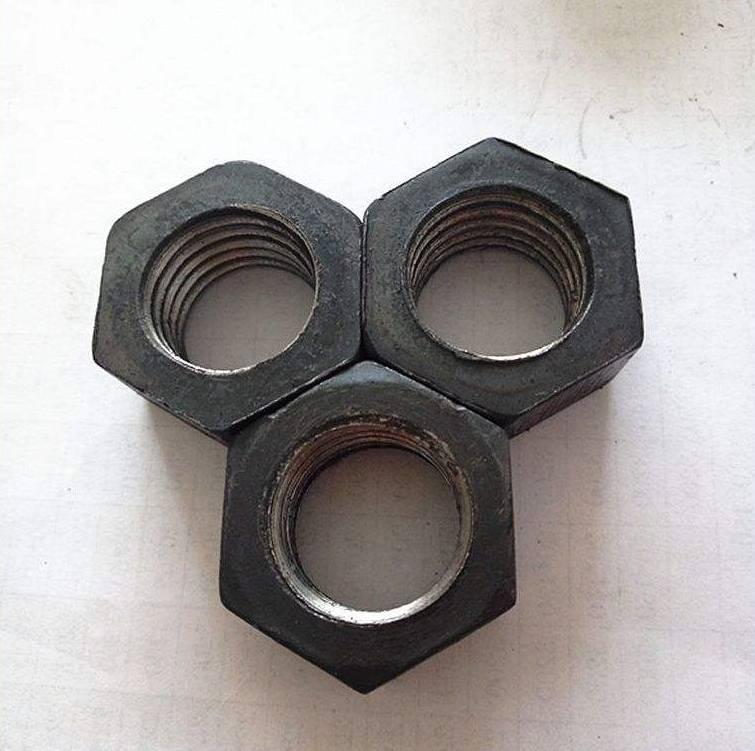
#> input picture Hough/test_imgs/2.jpg, 755 x 751 px
$ python Hough.py
#> lines starting #> are read from the running program, lines starting #| are printed output that depends on the picture; after the words box and inside, x2 and y2 are one past the last pixel; in counts of white or black regions, pixels touching at a corner belong together
### Hough/utils/utils2.py
import glob

import cv2
import numpy as np
import os
from PIL import Image, ImageDraw, ImageFont
## TO STACK ALL THE IMAGES IN ONE WINDOW
# [82 lines left out: functions stackImages, reorder, biggestContour, drawRectangle, not called in this run]


def nothing(x):
    pass


def initializeTrackbars_Hough(intialTracbarVals=0):
    cv2.namedWindow("Trackbars")
    cv2.resizeWindow("Trackbars", 500, 300)
    cv2.createTrackbar("p1", "Trackbars", 100, 255, nothing)#Canny边缘检测器的高阈值 默认值100
    cv2.createTrackbar("p2", "Trackbars", 100, 255, nothing)#默认值100
    cv2.createTrackbar("minRadius", "Trackbars", 0, 255, nothing)
    cv2.createTrackbar("maxRadius", "Trackbars", 0, 20, nothing)
    cv2.createTrackbar("minDist", "Trackbars", 100, 200, nothing)


def valTrackbars_Hough():
    Threshold1 = cv2.getTrackbarPos("p1", "Trackbars")
    Threshold2 = cv2.getTrackbarPos("p2", "Trackbars")
    Threshold3 = cv2.getTrackbarPos("minRadius", "Trackbars")
    Threshold4 = cv2.getTrackbarPos("maxRadius", "Trackbars")
    Threshold5 = cv2.getTrackbarPos("minDist", "Trackbars")


    src = Threshold1, Threshold2, Threshold3, Threshold4, Threshold5
    return src
# [51 lines left out: functions mkdir, getFileList, getFileList2, not called in this run]

### Hough/Hough.py
# [22 lines of commented-out code are left out]


import cv2
import matplotlib.pyplot as plt
import numpy as np

from utils.utils2 import valTrackbars_Hough,initializeTrackbars_Hough
initializeTrackbars_Hough()
src = cv2.imread(r"test_imgs/2.jpg")
#> src is the input picture: shape (751, 755, 3); mean B, G, R 163.9, 164.9, 168.8
img = src.copy()
img_gray = cv2.cvtColor(img, cv2.COLOR_BGR2GRAY)
# 高斯
imgBlur = cv2.GaussianBlur(img_gray, (5, 5), 2)
# 进行中值滤波
dst_img = cv2.medianBlur(imgBlur, 7)
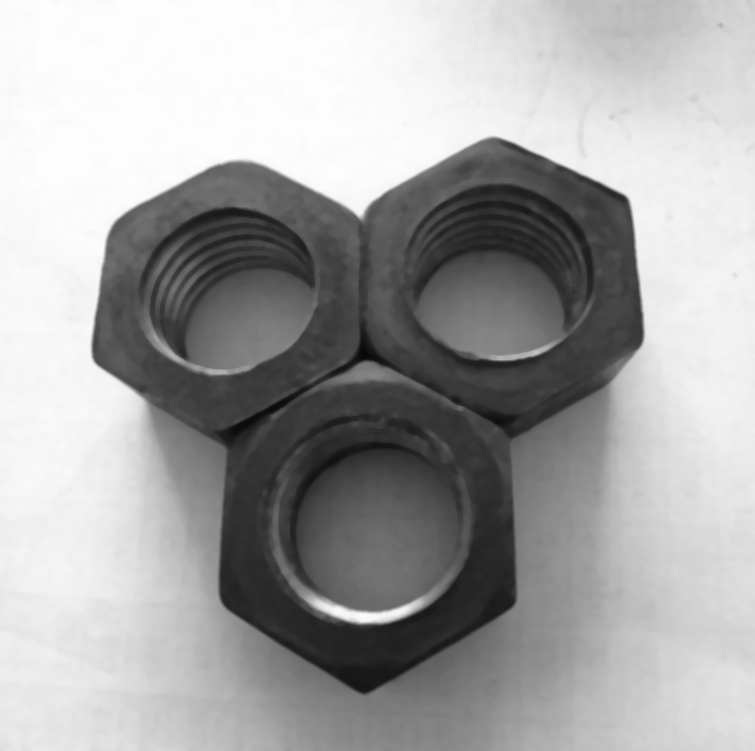
#> dst_img: shape (751, 755); min 8, max 254, mean 165.9

# 霍夫圆检测
while True:
    thres = valTrackbars_Hough()  # 实例化阈值的滑动条
    circle = cv2.HoughCircles(dst_img, cv2.HOUGH_GRADIENT, 1, thres[4],
                         param1=thres[0], param2=thres[1], minRadius=thres[2], maxRadius=thres[3])
#> circle = [[245.5, 320.5, 92.3]]

    print(circle)
#| [[[245.5 320.5  92.3]]]
    if circle is not None:
        img = src.copy()
        # 将检测结果绘制在图像上
        for i in circle[0, :]:  # 遍历矩阵的每一行的数据
            # 绘制圆形
            cv2.circle(img, (int(i[0]), int(i[1])), int(i[2]), (255, 0, 0), 10)
            # 绘制圆心
            cv2.circle(img, (int(i[0]), int(i[1])), 10, (255, 0, 0), -1)
#> this loop made 1 pass
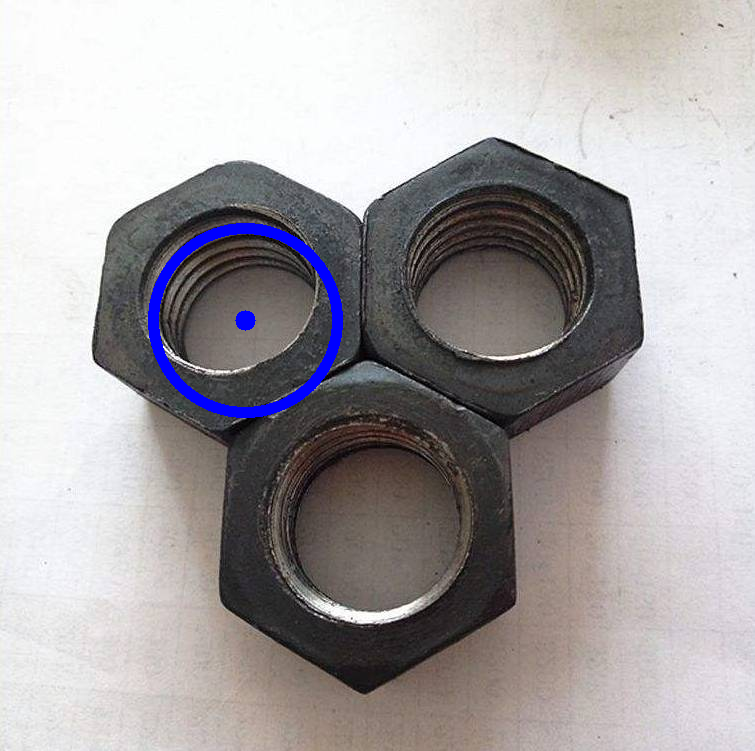
#> img: shape (751, 755, 3); 1.17% of pixels changed, all inside (x1, y1, x2, y2) = (148, 223, 343, 418)
            # print('圆心坐标：', i[0], i[1])
            # print('圆半径：', i[2])
    cv2.imshow("img", img)
    if cv2.waitKey(1) == ord("q"):
#> (key q is pressed here)
        break

# # 显示图像
# fig, axes = plt.subplots(nrows=1, ncols=4, figsize=(10, 8), dpi=100)
# axes[0].imshow(src[:, :, ::-1])
# axes[0].set_title("原图")
# axes[1].imshow(img[:, :, ::-1])
# axes[1].set_title("霍夫圆检测后的图像")
# axes[2].imshow(imgBlur, cmap="gray")
# axes[2].set_title("高斯滤波后的图像")
# axes[3].imshow(dst_img, cmap="gray")
# axes[3].set_title("中值滤波后的图像")
# plt.rcParams['font.sans-serif'] = ['KaiTi']
# plt.show()
